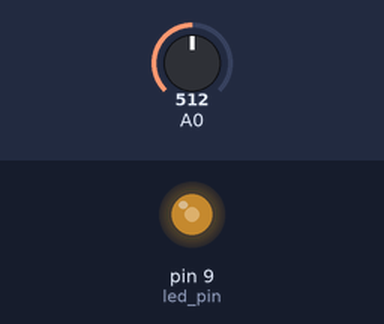
A sketch run on a simulated Arduino Uno, built with avr-gcc and run on an emulated ATmega328P. Shown: output pins drawn as LEDs (lit = HIGH). The test bench sets the inputs (shaded band); at power-on: A0 = 512. What the sketch prints to the serial monitor is not drawn.

Above: at 1.2 s.
1.3 s: A0 set to 418
At 1.6 s:
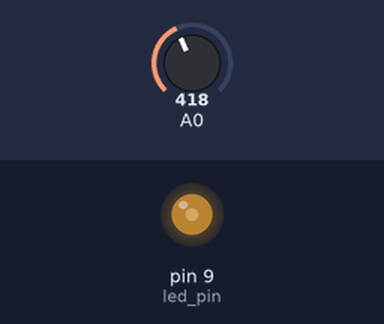
3.3 s: A0 set to 394
At 4.2 s:
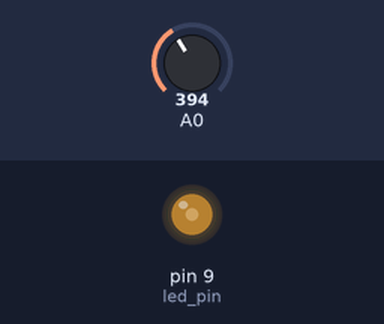
5.1 s: A0 set to 716
At 6.2 s:
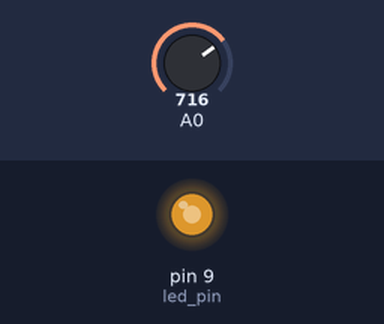
6.6 s: A0 set to 989
At 7.3 s:
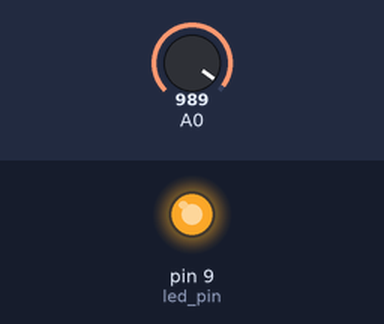
8.1 s: A0 set to 1007
At 9.5 s:
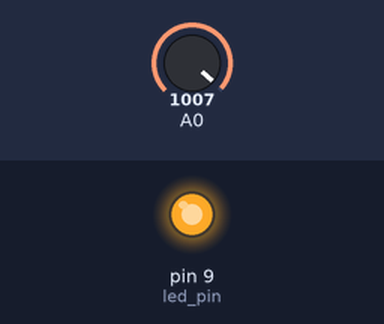
9.9 s: A0 set to 122
At 10.6 s:
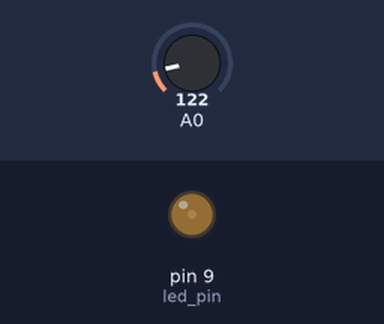
Timing chart, 0 to 12.4 s (numbered marks = the images above; inputs shaded):
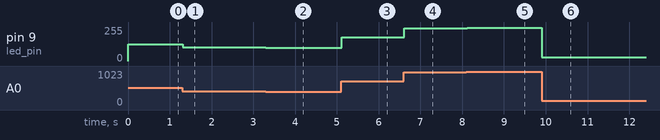

The sketch:

led_fade.ino
```cpp
int led_pin = 9;

void setup()
{
  Serial.begin(9600);
  pinMode(led_pin, OUTPUT);
}

void loop()
{
  int analog_val = analogRead(A0);
  int brightness = map(analog_val,0,1023,0,255);
  analogWrite(led_pin,brightness);
  Serial.print("Analog:");
  Serial.print(analog_val);
  Serial.print("Brightness:");
  Serial.print(brightness);
}
```

Measured:
- after the input at 1.3 s, pin 9 (led_pin): 127/255 → 104/255 at once
- after the input at 3.3 s, pin 9 (led_pin): 104/255 → 98/255 at once
- after the input at 5.1 s, pin 9 (led_pin): 98/255 → 178/255 at once
- after the input at 6.6 s, pin 9 (led_pin): 178/255 → 246/255 at once
- after the input at 8.1 s, pin 9 (led_pin): 246/255 → 251/255 at once
- after the input at 9.9 s, pin 9 (led_pin): 251/255 → 30/255 at once
